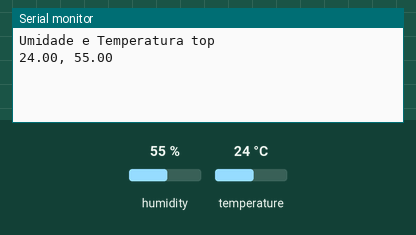
This sketch was run on a simulated Arduino Uno, built with avr-gcc and run on an emulated ATmega328P. On the bench: the last lines printed to the serial monitor. Inputs (shaded band) come from the test bench; at power-on: humidity 55 %, temperature 24 °C.

Above: at 2.7 s.
2.8 s: humidity set to 22 %
At 4.4 s:
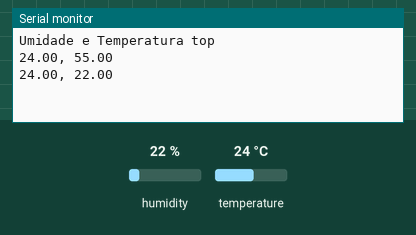
5.5 s: temperature set to 12 °C
At 6.9 s:
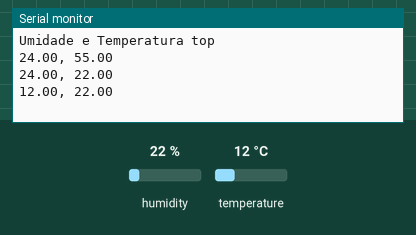
8.2 s: humidity set to 40 %
At 10.5 s:
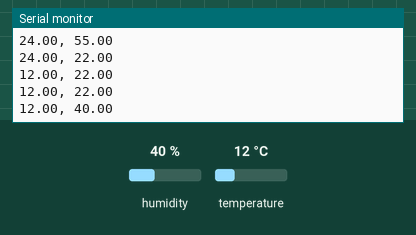
Timing chart, 0 to 12.0 s (numbered marks = the images above; inputs shaded):
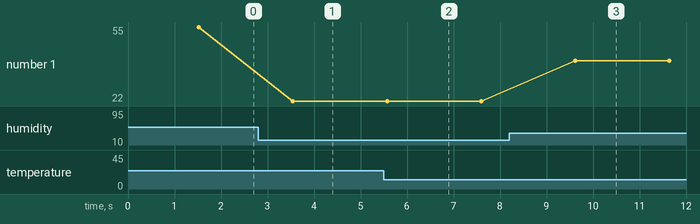

The sketch:

dht11sensor.ino
```cpp
#include <dht.h>


#define dht_apin A3 // Analog Pin sensor is connected to

dht DHT;

void setup(){

  Serial.begin(9600);
  delay(500);//Delay to let system boot
  Serial.println("Umidade e Temperatura top");
  delay(1000);//Wait before accessing Sensor

}//end "setup()"

void loop(){
  //Start of Program

    DHT.read11(dht_apin);

    Serial.print(DHT.temperature);
    Serial.print(", ");
    Serial.println(DHT.humidity);


    delay(2000);//Wait 5 seconds before accessing sensor again.

  //Fastest should be once every two seconds.

}// end loop(
```

Measured:
- after the input at 2.8 s, the serial monitor: prints a new line after 0.75 s (image 1)
- after the input at 5.5 s, the serial monitor: prints a new line after 0.07 s (image 2)
- after the input at 8.2 s, the serial monitor: prints a new line after 1.4 s (image 3)
- plotted number 1: 55 → 22 after the input at 2.8 s, 22 → 40 after the input at 8.2 s
